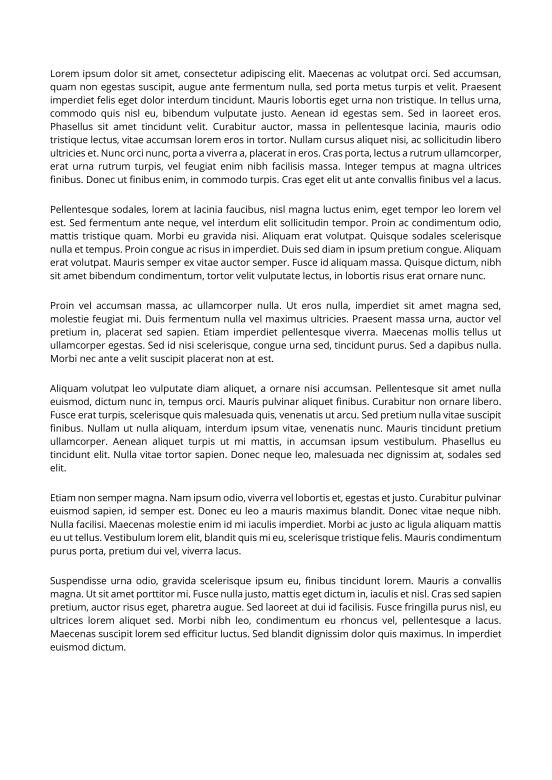
#> input picture Converted Paper (8)/001.png, 1654 x 2339 px (shown at 1/3 size)
$ python paragraph_extract_main.py
#> lines starting #> are read from the running program, lines starting #| are printed output that depends on the picture; after the words box and inside, x2 and y2 are one past the last pixel; in counts of white or black regions, pixels touching at a corner belong together
import cv2
import numpy as np
import matplotlib.pyplot as plt
import os

image_folder = [
    'Converted Paper (8)/001.png',
    'Converted Paper (8)/002.png',
    'Converted Paper (8)/003.png',
    'Converted Paper (8)/004.png',
    'Converted Paper (8)/005.png',
    'Converted Paper (8)/006.png',
    'Converted Paper (8)/007.png',
    'Converted Paper (8)/008.png',
]

save_images = True

# Name of folder to save paragraph images
output_main = 'Extracted Paragraphs'


# Load grayscale image and convert to binary (black and white) according to threshold (brightness 200 or less = 0, more than 200 = 255)
def to_binary(image_path):

    # Read image in grayscale (0)
    img = cv2.imread(image_path, 0)
    # cv2.threshold returns two outputs, [0] is the threshold and [1] is the thresholded image, so used [1]
    binary = cv2.threshold(img, 200, 255, cv2.THRESH_BINARY)[1]

    return binary

# Vertical histogram (sum of black pixels in column) for column segmentation
def vertical_histogram(binary):
    return np.sum(binary == 0, axis=0)

# Horizontal histogram (sum of black pixels in row) for line segmentation
def horizontal_histogram(binary):
    return np.sum(binary == 0, axis=1)

# Function to find regions (columns or paragraphs)
def find_regions(hist, min_width=1):

    regions = []

    # in_region to check if currently in a region
    in_region = False

    for i in range(len(hist)):
        # If wasnt in region and then now in region, means reached start of a region
        if hist[i] > 0 and not in_region:
            start = i
            in_region = True

        # If was in region and then now not in region, means reached end of a region
        elif hist[i] == 0 and in_region:
            end = i
            in_region = False

            # If width of region is more than min_width, add to list of regions
            if end - start > min_width:
                regions.append((start, end))

    return regions

# Show histograms for debug
# [19 lines left out: function show_histogram, not called in this run]

# Detect and extract column regions using vertical histogram to get boundaries of columns
def segment_columns(binary):

    # Vertical histogram to detect columns
    v_hist = vertical_histogram(binary)

    # Debug
    #show_histogram(binary, v_hist, orientation='vertical', title='Vertical Histogram (Columns)')

    # Get column boundaries based on vertical histogram
    column_bounds = find_regions(v_hist, min_width=10)

    columns = []

    # Extract column images and append to list of columns
    for x_start, x_end in column_bounds:

        # Extract column image from binary image
        column_img = binary[:, x_start:x_end]

        # Append to list of columns
        columns.append((x_start, x_end, column_img))

    return columns

# Detect and extract paragraphs inside a column image, based on horizontal histogram
def segment_paragraphs(column_img, x_start, line_spacing_threshold=40):

    # Horizontal histogram to detect lines
    h_hist = horizontal_histogram(column_img)

    # Debug
    #show_histogram(column_img, h_hist, orientation='horizontal', title='Horizontal Histogram (Paragraphs)')

    # Get line boundaries based on horizontal histogram
    line_bounds = find_regions(h_hist, min_width=5)

    paragraphs = []

    # Start 1st paragraph with the 1st line start and end
    current_para_start = line_bounds[0][0]
    current_para_end = line_bounds[0][1]

    # For loop through all lines and group into paragraphs based on line_spacing_threshold
    for i in range(1, len(line_bounds)):
        prev_end = current_para_end
        curr_start, curr_end = line_bounds[i]

        # If current line is close to the previous line, consider as part of the same paragraph
        if curr_start - prev_end < line_spacing_threshold:
            # Extend current paragraph
            current_para_end = curr_end

        # If current line is far from the previous line (exceeds line_spacing_threshold), end paragraph
        else:
            # Save current paragraph
            para_img = column_img[current_para_start:current_para_end, :]
            paragraphs.append(para_img)

            # Start new paragraph
            current_para_start = curr_start
            current_para_end = curr_end

    # Append last paragraph
    para_img = column_img[current_para_start:current_para_end, :]
    paragraphs.append(para_img)

    return paragraphs


# Extract all paragraphs from image
def extract_paragraphs(image_path):

    # Get binary image
    binary = to_binary(image_path)

    # Segment into column images
    columns = segment_columns(binary)

    all_paragraphs = []

    # For each column image, extract paragraphs
    for x_start, x_end, column_img in columns:
        paragraphs = segment_paragraphs(column_img, x_start)
        all_paragraphs.extend(paragraphs)

    return all_paragraphs

# If using normal extract_paragraphs(), it will extract table as 1 paragraph and all other paragraphs as 1 paragraph
# So need to use this adjusted function
def extract_paragraphs_004(image_path):

    # Get binary image
    binary = to_binary(image_path)

    # Extract table as paragraph first

    # Table location
    table_y_start = 200
    table_y_end = 400

    # Get table image
    table_img = binary[table_y_start:table_y_end]

    all_paragraphs = []

    # Add table image to list of paragraphs
    all_paragraphs.append(table_img)

    # Debug
    #plt.imshow(binary, cmap='gray')
    #plt.title("binary image")
    #plt.show()

    # Make copy of binary image and replace table section with white
    # 'binary2 = binary' doesnt make copy, just reference, so need to use copy()
    binary2 = binary.copy()

    # Replace table with white (make it empty)
    binary2[table_y_start:table_y_end, :] = 255

    # Continue column and paragraph extraction
    columns = segment_columns(binary2)

    for x_start, x_end, column_img in columns:
        paragraphs = segment_paragraphs(column_img, x_start)
        all_paragraphs.extend(paragraphs)

    return all_paragraphs


# Display paragraphs
def show_paragraphs(paragraphs, image_title=""):

    plt.figure(figsize=(16, 8))

    for i, para in enumerate(paragraphs):
        plt.subplot(2, 4, i + 1)
        plt.imshow(para, cmap='gray')
        plt.title(f"Paragraph: {i+1}")
        plt.axis('off')

    plt.suptitle(image_title)
    plt.tight_layout()
    plt.show()

# Main
def main():

    # For loop to extract paragraphs for each image in image_folder
    for path in image_folder:

        # Get just the image filename (eg: '001.png')
        image_name = path.split('/')[-1]

        base = os.path.splitext(os.path.basename(image_name))[0]

        # Use extract_paragraphs_004(path) for image 004, else use normal extract_paragraphs(path)
        if '004.png' in path:
            paragraphs = extract_paragraphs_004(path)

        else:
            paragraphs = extract_paragraphs(path)
#> in to_binary, img is the input picture: shape (2339, 1654); min 0, max 255, mean 239.1
#> in to_binary, `binary = cv2.threshold(img, 200, 255, cv2.THRESH_BINARY)[1]`:
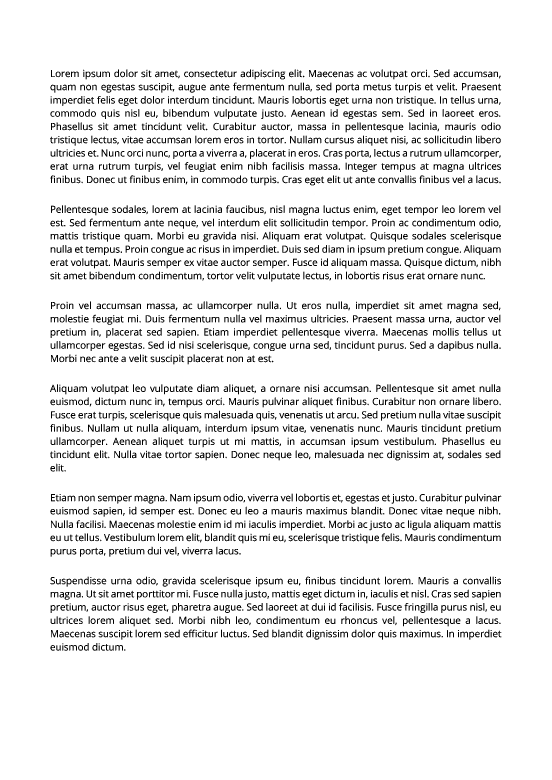
#> binary: shape (2339, 1654) (shown at 1/3 size); 92.2% white; 3270 black regions (369 under 20 px), largest, box (x1, y1, x2, y2) and area: (342, 776, 363, 798) 239, (1149, 985, 1170, 1007) 239, (329, 1562, 350, 1584) 239
#> in segment_columns, `v_hist = vertical_histogram(binary)`: v_hist = 1654 values, max 647 at index 154, min 0 at index 0, mean 182.8
#> the loop in find_regions, `for i in range(len(hist)):` made 1654 passes
#> (start, in_region) on pass 151: (150, True)
#> (end, in_region) on pass 1505: (1504, False)
#> after the loop in find_regions, `for i in range(len(hist)):`: end = 1504; in_region = False; regions = [(150, 1504)]; start = 150
#> in segment_columns, `column_bounds = find_regions(v_hist, min_width=10)`: column_bounds = [(150, 1504)]
#> the loop in segment_columns, `for x_start, x_end in column_bounds:` made 1 pass
#> pass 1, in segment_columns, `column_img = binary[:, x_start:x_end]`:
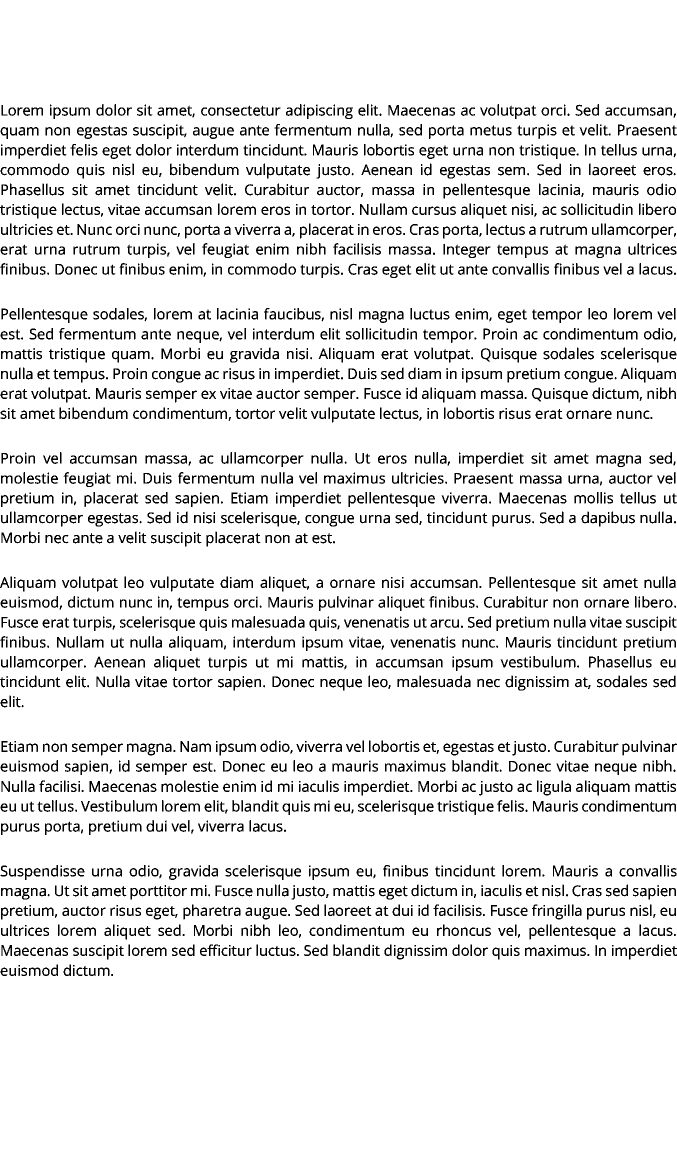
#> column_img: shape (2339, 1354) (shown at 1/2 size); 90.5% white; 3270 black regions (369 under 20 px), largest, box (x1, y1, x2, y2) and area: (192, 776, 213, 798) 239, (999, 985, 1020, 1007) 239, (179, 1562, 200, 1584) 239
#> after the loop in segment_columns, `for x_start, x_end in column_bounds:`: columns = 1 item
#> the loop in extract_paragraphs, `for x_start, x_end, column_img in columns:` made 1 pass
#> (x_start, x_end) on pass 1: (150, 1504)
#> pass 1, in segment_paragraphs, `para_img = column_img[current_para_start:current_para_end, :]`:
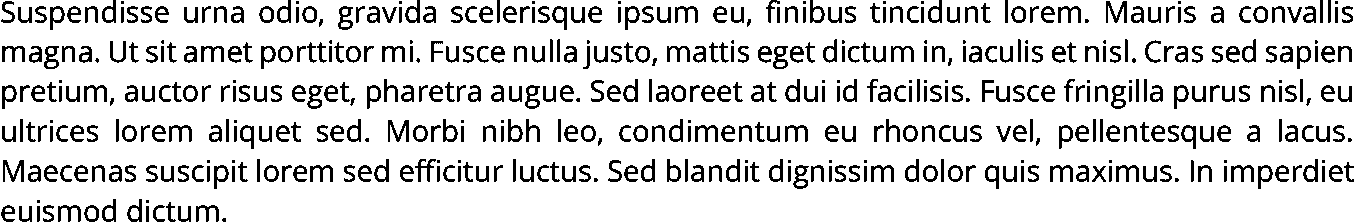
#> para_img: shape (222, 1354); 85.1% white; 494 black regions (61 under 20 px), largest, box (x1, y1, x2, y2) and area: (1106, 1, 1127, 23) 222, (388, 120, 409, 142) 222, (3, 160, 24, 182) 222
#> after the loop in extract_paragraphs, `for x_start, x_end, column_img in columns:`: all_paragraphs = 6 items
#> paragraphs = 6 items

        print(f"\n{image_name} \n{len(paragraphs)} paragraphs")
#| 001.png
#| 6 paragraphs

        # Show paragraphs for debug
        show_paragraphs(paragraphs, image_title=image_name)
#> the loop in show_paragraphs, `for i, para in enumerate(paragraphs):` made 6 passes
#> in show_paragraphs, `plt.show()`:
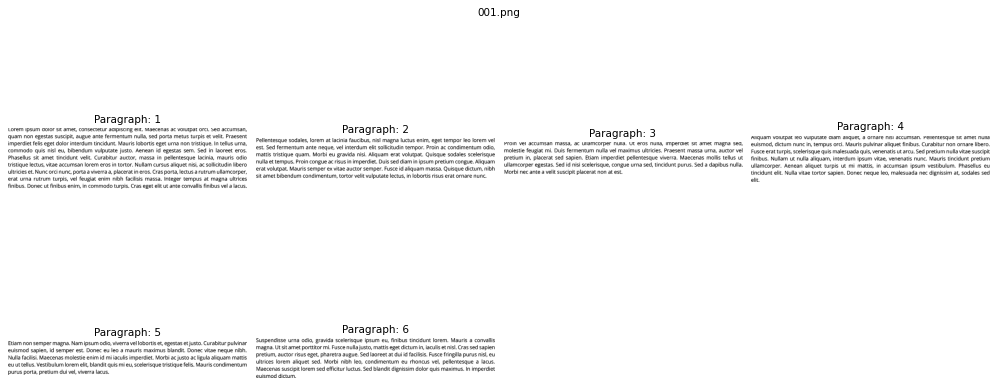
#> figure drawn by matplotlib, 6 panels

        # Save paragraphs as images
        if save_images:

            os.makedirs(output_main, exist_ok=True)

            # Make subfolder for each image
            output_sub = os.path.join(output_main, base)
            os.makedirs(output_sub, exist_ok=True)

            for i, para in enumerate(paragraphs):
                cv2.imwrite(os.path.join(output_sub, f"{base}_paragraph_{i+1}.png"), para)
#> this loop made 6 passes
#> pass 1, in main, `cv2.imwrite(os.path.join(output_sub, f"{base}_paragraph_{i+1}.png"), p..`:
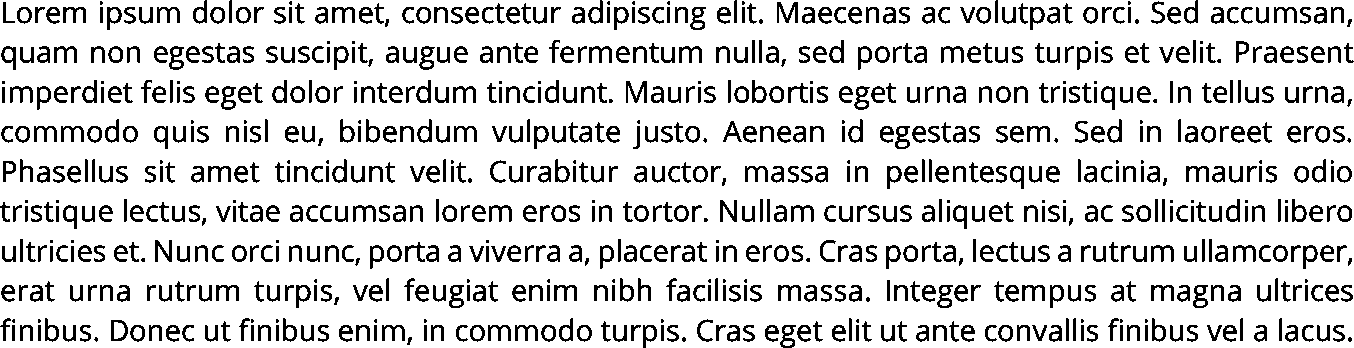
#> saved as 001_paragraph_1.png: shape (348, 1354); 83.8% white; 836 black regions (88 under 20 px), largest, box (x1, y1, x2, y2) and area: (626, 81, 647, 103) 222, (777, 2, 798, 23) 216, (720, 200, 737, 222) 190
#> pass 2, in main, `cv2.imwrite(os.path.join(output_sub, f"{base}_paragraph_{i+1}.png"), p..`:
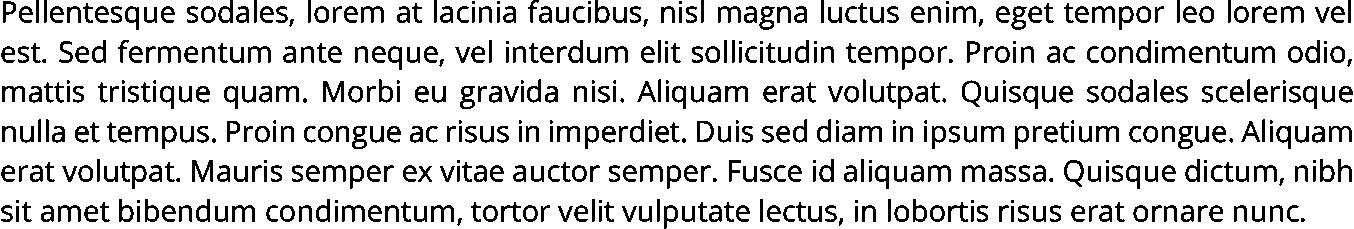
#> saved as 001_paragraph_2.png: shape (229, 1354); 83.2% white; 547 black regions (60 under 20 px), largest, box (x1, y1, x2, y2) and area: (192, 160, 213, 182) 239, (323, 81, 344, 102) 231, (1064, 160, 1084, 187) 193
#> pass 2 of the loop in main, `for path in image_folder:`:
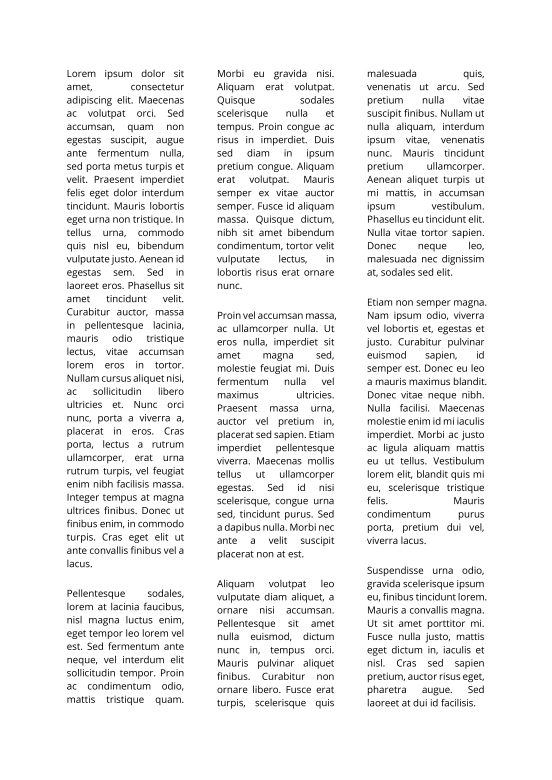
#> input picture Converted Paper (8)/002.png, 1654 x 2339 px (shown at 1/3 size)
#> in to_binary, img is the input picture: shape (2339, 1654); min 0, max 255, mean 240.2
#> in to_binary (call 2), `binary = cv2.threshold(img, 200, 255, cv2.THRESH_BINARY)[1]`:
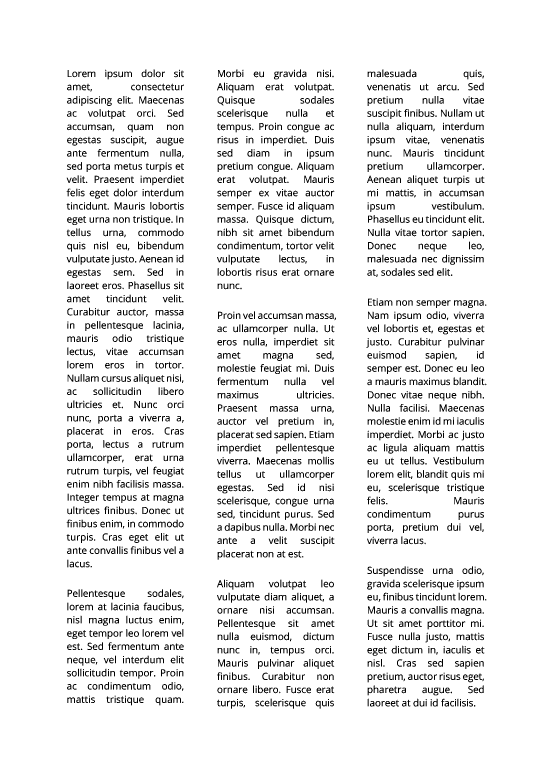
#> binary: shape (2339, 1654) (shown at 1/3 size); 92.7% white; 3039 black regions (343 under 20 px), largest, box (x1, y1, x2, y2) and area: (344, 607, 365, 629) 239, (1319, 1213, 1340, 1235) 239, (771, 1372, 792, 1393) 231
#> the loop in segment_columns (call 2), `for x_start, x_end in column_bounds:` made 3 passes
#> (x_start, x_end) on passes 1 to 3: (200, 552), (651, 1003), (1099, 1454)
#> the loop in extract_paragraphs (call 2), `for x_start, x_end, column_img in columns:` made 3 passes
#> in main, `paragraphs = extract_paragraphs(path)`: paragraphs = 8 items
#| 002.png
#| 8 paragraphs
#> the loop in show_paragraphs (call 2), `for i, para in enumerate(paragraphs):` made 8 passes
#> the loop in main, `for i, para in enumerate(paragraphs):` made 8 passes
#> pass 1, in main, `cv2.imwrite(os.path.join(output_sub, f"{base}_paragraph_{i+1}.png"), p..`:
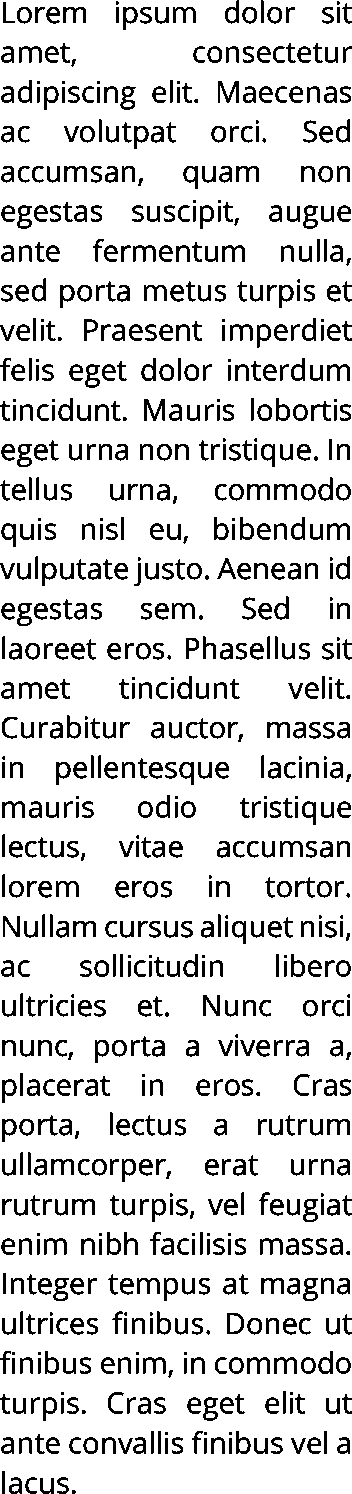
#> saved as 002_paragraph_1.png: shape (1494, 352); 85.5% white; 834 black regions (88 under 20 px), largest, box (x1, y1, x2, y2) and area: (144, 399, 165, 421) 239, (218, 81, 239, 103) 222, (203, 995, 220, 1016) 184
#> pass 3 of the loop in main, `for path in image_folder:`:
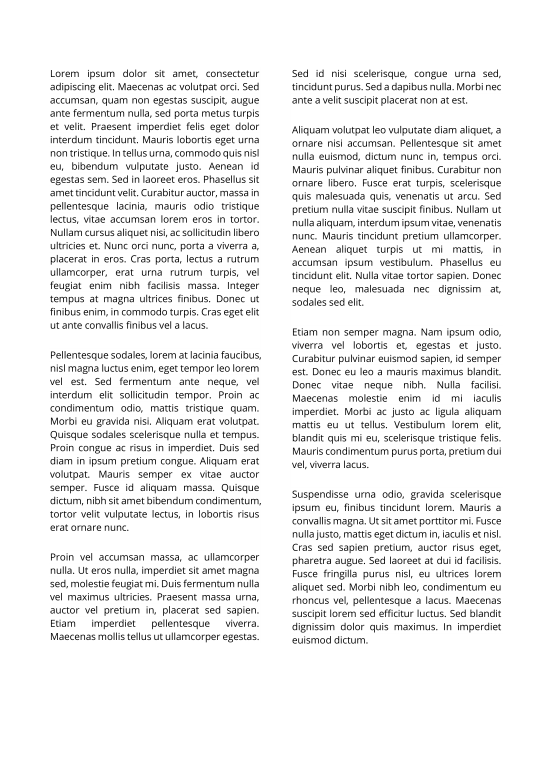
#> input picture Converted Paper (8)/003.png, 1654 x 2339 px (shown at 1/3 size)
#> in to_binary, img is the input picture: shape (2339, 1654); min 0, max 255, mean 239.1
#> in to_binary (call 3), `binary = cv2.threshold(img, 200, 255, cv2.THRESH_BINARY)[1]`:
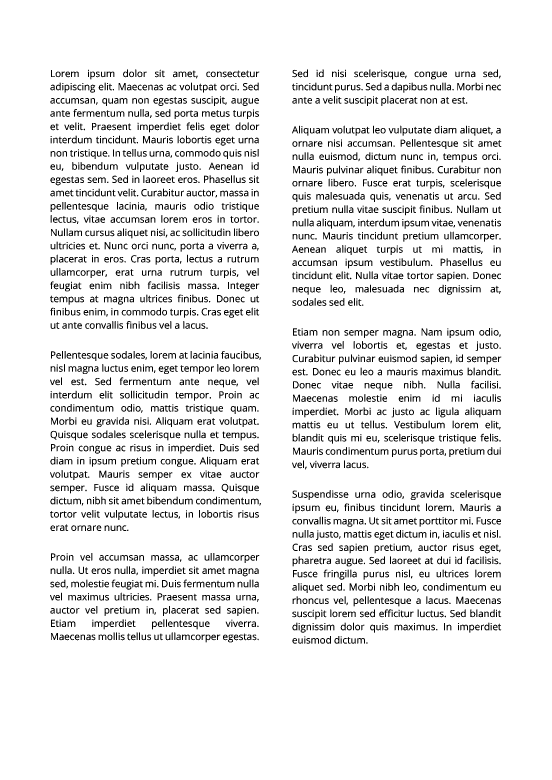
#> binary: shape (2339, 1654) (shown at 1/3 size); 92.2% white; 3269 black regions (369 under 20 px), largest, box (x1, y1, x2, y2) and area: (429, 408, 450, 430) 239, (1049, 1750, 1070, 1772) 239, (1369, 1790, 1390, 1812) 239
#> in main, `paragraphs = extract_paragraphs(path)`: paragraphs = 7 items
#| 003.png
#| 7 paragraphs
#> the loop in main, `for i, para in enumerate(paragraphs):` made 7 passes
#> pass 2, in main, `cv2.imwrite(os.path.join(output_sub, f"{base}_paragraph_{i+1}.png"), p..`:
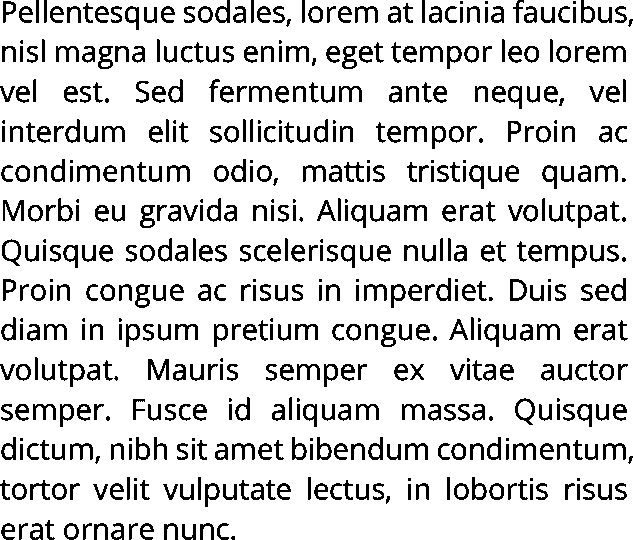
#> saved as 003_paragraph_2.png: shape (540, 633); 84.8% white; 547 black regions (60 under 20 px), largest, box (x1, y1, x2, y2) and area: (148, 359, 169, 380) 231, (3, 200, 24, 221) 215, (515, 398, 535, 425) 187
#> the loop made 7 passes; the first 3 are shown

        # No. of paragraphs should be 6 8 7 8 5 8 8 8 (including tables/images, counted manually)


if __name__ == '__main__':
#> (the run stopped early here; a loop or call above may not have finished)
